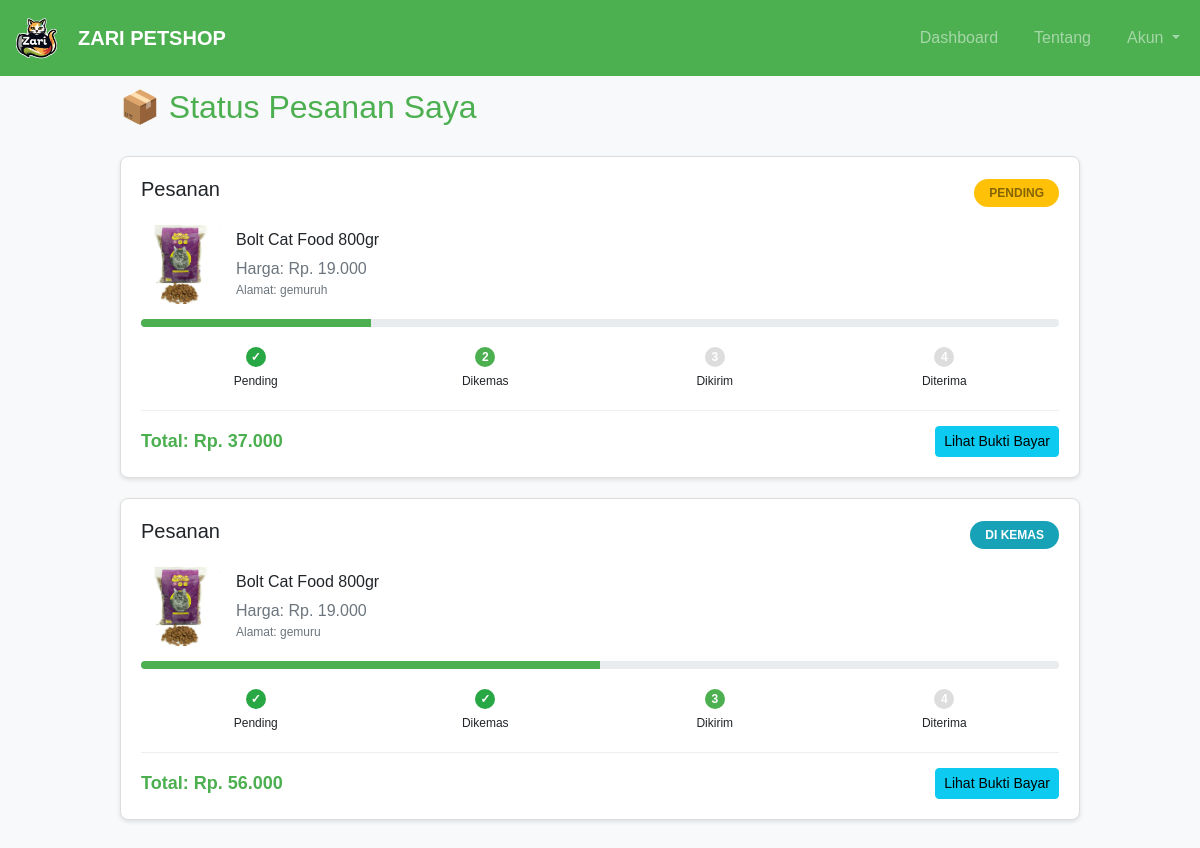
Page /pesanan.php (signed in) on the committed database.
### tables this page shows
CREATE TABLE `pembayaran` (
  `id_pembayaran` int(11) NOT NULL,
  `nama_lengkap` varchar(255) NOT NULL,
  `id_produk` int(11) NOT NULL,
  `id_user` int(11) NOT NULL,
  `id_pengiriman` int(11) NOT NULL,
  `alamat` varchar(255) NOT NULL,
  `status` enum('pending','di kemas','di kirim','di terima') NOT NULL,
  `nomor_telp` int(11) NOT NULL,
  `total_akhir` int(11) NOT NULL,
  `bukti_pembayaran` varchar(225) NOT NULL,
  `id_metode_bayar` int(11) NOT NULL,
  `Qty` int(11) NOT NULL,
  `tanggal` datetime NOT NULL
);

CREATE TABLE `produk` (
  `id_produk` int(11) NOT NULL,
  `id_admin` int(11) NOT NULL,
  `nama` varchar(100) NOT NULL,
  `harga` int(11) NOT NULL,
  `gambar` varchar(225) NOT NULL,
  `id_brand` int(11) NOT NULL,
  `deskripsi` text NOT NULL,
  `stok` int(11) NOT NULL
);

### pesanan.php (the view, shortened to what this page needs)
<?php
include 'koneksi.php';
$id_user = $_SESSION['id_user'];
$query = "
SELECT
    pembayaran.id_pembayaran,
    pembayaran.status,
    pembayaran.nama_lengkap AS nama_pelanggan,
    pembayaran.alamat,
    pembayaran.bukti_pembayaran,
    pembayaran.tanggal,
    produk.nama AS nama_produk,
    produk.harga,
    produk.gambar,
    pembayaran.total_akhir
FROM pembayaran
JOIN users ON pembayaran.id_user = users.id_user
JOIN produk ON pembayaran.id_produk = produk.id_produk
WHERE pembayaran.id_user = $id_user
ORDER BY pembayaran.id_pembayaran DESC
";
$result = mysqli_query($koneksi, $query);
?>
<!DOCTYPE html>
<html lang="id">
<head>
    <link rel="stylesheet" href="https://cdn.jsdelivr.net/npm/bootstrap@4.0.0/dist/css/bootstrap.min.css">
    <link href="https://cdn.jsdelivr.net/npm/bootstrap@5.3.6/dist/css/bootstrap.min.css" rel="stylesheet">
</head>
<body>
<header>
<nav class="navbar navbar-expand-lg navbar-dark custom-navbar fixed-top">
  <div class="container-fluid">
    <a class="navbar-brand d-flex align-items-center" href="#">
      <img src="img/logo_zari.png" alt="Zari Petshop" width="50" class="me-3">
      <strong>ZARI PETSHOP</strong>
    </a>
    <div class="collapse navbar-collapse justify-content-end" id="navbarNavDropdown">
      <ul class="navbar-nav">
        <li class="nav-item">
          <a class="nav-link" href="dashboard.php#produk">Dashboard</a>
        </li>
        <li class="nav-item">
          <a class="nav-link" href="#tentang">Tentang</a>
        </li>
        <li class="nav-item dropdown">
          <a class="nav-link dropdown-toggle" href="#" id="akunDropdown" role="button" data-bs-toggle="dropdown">
            Akun
          </a>
        </li>
      </ul>
    </div>
  </div>
</nav>
</header>
<br>
<br>
    <div class="container">
        <h2 style="color: #4CAF50; margin-bottom: 30px;">📦 Status Pesanan Saya</h2>
        <?php if (mysqli_num_rows($result) == 0) { ?>
            <div class="no-pesanan">
                <h4>Belum Ada Pesanan</h4>
                <p>Anda belum melakukan pemesanan apapun.</p>
                <a href="semua_produk.php" class="btn btn-success">Mulai Belanja</a>
            </div>
        <?php } else { ?>
            <?php while($row = mysqli_fetch_assoc($result)) {
                $progress = 0;
                if ($row['status'] == 'pending') $progress = 25;
                elseif ($row['status'] == 'di kemas') $progress = 50;
                elseif ($row['status'] == 'di kirim') $progress = 75;
                elseif ($row['status'] == 'di terima') $progress = 100;
                $status_class = str_replace(' ', '', $row['status']);
            ?>
                <div class="pesanan-card">
                    <div style="display: flex; justify-content: space-between; align-items: center; margin-bottom: 15px;">
                        <h5>Pesanan</h5>
                        <span class="status-badge status-<?= $status_class ?>">
                            <?= ucfirst($row['status']) ?>
                        </span>
                    </div>
                    <div class="produk-info">
                        <img src="<?= $row['gambar'] ?>" alt="<?= $row['nama_produk'] ?>" class="produk-gambar">
                        <div>
                            <h6><?= $row['nama_produk'] ?></h6>
                            <p style="margin: 0; color: #6c757d;">Harga: Rp. <?= number_format($row['harga'], 0, ',', '.') ?></p>
                            <p style="margin: 0; font-size: 12px; color: #6c757d;">
                                Alamat: <?= $row['alamat'] ?>
                            </p>
                        </div>
                    </div>
                    <div class="progress-bar-custom">
                        <div class="progress-fill" style="width: <?= $progress ?>%"></div>
                    </div>
                    <div class="status-steps">
                        <div class="step <?= $progress >= 25 ? 'step-completed' : '' ?>">
                            <div class="step-circle"><?= $progress >= 25 ? '✓' : '1' ?></div>
                            <div>Pending</div>
                        </div>
                        <div class="step <?= $progress >= 50 ? 'step-completed' : ($progress >= 25 ? 'step-active' : '') ?>">
                            <div class="step-circle"><?= $progress >= 50 ? '✓' : '2' ?></div>
                            <div>Dikemas</div>
                        </div>
                        <div class="step <?= $progress >= 75 ? 'step-completed' : ($progress >= 50 ? 'step-active' : '') ?>">
                            <div class="step-circle"><?= $progress >= 75 ? '✓' : '3' ?></div>
                            <div>Dikirim</div>
                        </div>
                        <div class="step <?= $progress >= 100 ? 'step-completed' : ($progress >= 75 ? 'step-active' : '') ?>">
                            <div class="step-circle"><?= $progress >= 100 ? '✓' : '4' ?></div>
                            <div>Diterima</div>
                        </div>
                    </div>
                    <div style="display: flex; justify-content: space-between; align-items: center; margin-top: 20px; padding-top: 15px; border-top: 1px solid #eee;">
                        <div class="total-harga">
                            Total: Rp. <?= number_format($row['total_akhir'], 0, ',', '.') ?>
                        </div>
                        <div>
                            <?php if ($row['bukti_pembayaran']) { ?>
                                <button type="button" class="btn btn-info btn-sm" data-toggle="modal" data-target="#modalBukti<?= $row['id_pembayaran'] ?>">
                                    Lihat Bukti Bayar
                                </button>
                            <?php } ?>
                        </div>
                    </div>
                </div>
            <?php } ?>
        <?php } ?>
    </div>
</body>
</html>

### pesanan.php (style rules this page uses)
body { background-color: #f8f9fa; font-family: Arial, sans-serif; }
header { display: flex; justify-content: space-between; align-items: center; background: #4CAF50; padding: 10px 20px; color: white; }
nav ul { list-style: none; display: flex; gap: 20px; margin: 0; padding: 0; }
nav ul li a, .dropbtn { color: white; text-decoration: none; font-weight: bold; padding: 10px; display: block; }
.custom-navbar { background-color: #4CAF50 !important; }
.custom-navbar .nav-link, .custom-navbar .navbar-brand { color: white; }
.container { max-width: 1000px; margin: 0 auto; padding: 20px; }
.pesanan-card { background: white; border: 1px solid #ddd; border-radius: 8px; margin-bottom: 20px; padding: 20px; box-shadow: 0 2px 4px rgba(0,0,0,0.1); }
.status-badge { padding: 5px 15px; border-radius: 20px; font-weight: bold; font-size: 12px; text-transform: uppercase; }
.status-pending { background-color: #ffc107; color: #856404; }
.status-dikemas { background-color: #17a2b8; color: white; }
.produk-info { display: flex; align-items: center; gap: 15px; margin: 15px 0; }
.produk-gambar { width: 80px; height: 80px; object-fit: cover; border-radius: 8px; }
.progress-bar-custom { background-color: #e9ecef; height: 8px; border-radius: 4px; margin: 15px 0; overflow: hidden; }
.progress-fill { height: 100%; background-color: #4CAF50; transition: width 0.3s ease; }
.status-steps { display: flex; justify-content: space-between; margin: 20px 0; font-size: 12px; }
.step { text-align: center; flex: 1; position: relative; }
.step-circle { width: 20px; height: 20px; border-radius: 50%; background-color: #ddd; margin: 0 auto 5px; display: flex; align-items: center; justify-content: center; color: white; font-weight: bold; }
.step-active .step-circle { background-color: #4CAF50; }
.step-completed .step-circle { background-color: #28a745; }
.total-harga { font-size: 18px; font-weight: bold; color: #4CAF50; }

### rows in the picture
pembayaran: status "PENDING", id_produk.gambar (picture), id_produk.nama "Bolt Cat Food 800gr", id_produk.harga "19.000", alamat "gemuruh", shows "2", shows "3", shows "4", total_akhir "37.000"
pembayaran: status "DI KEMAS", id_produk.gambar (picture), id_produk.nama "Bolt Cat Food 800gr", id_produk.harga "19.000", alamat "gemuru", shows "3", shows "4", total_akhir "56.000"
